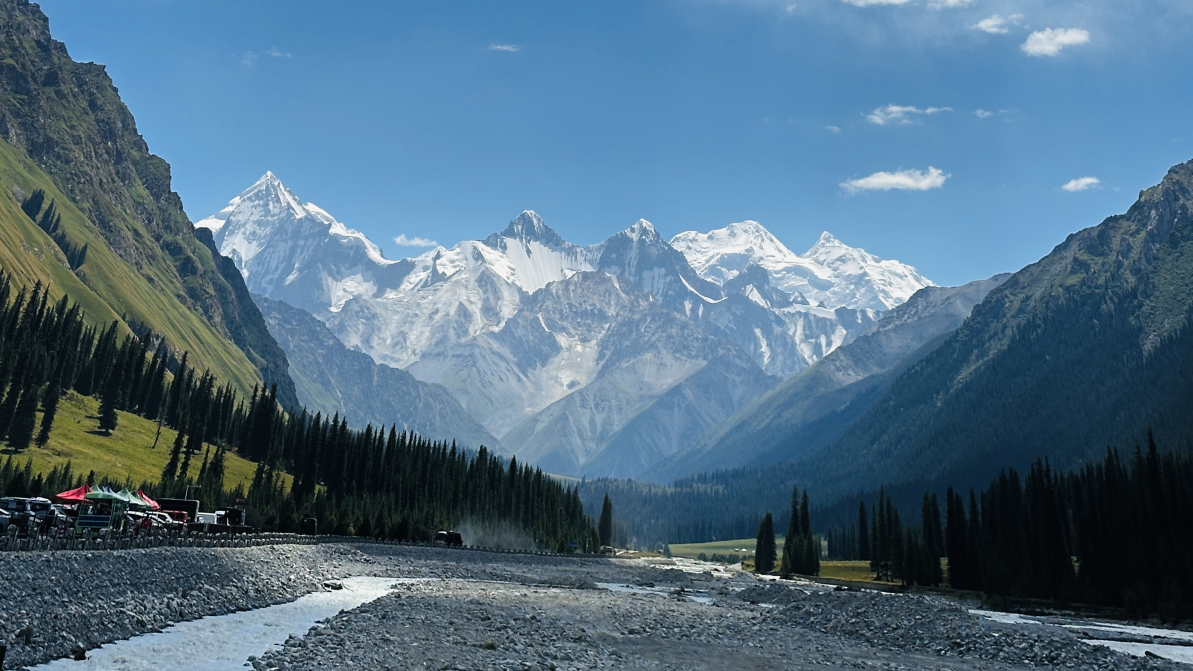
#> input picture xinjiang_trip/xiazha_snow_mountain.jpg, 3579 x 2013 px (shown at 1/3 size)
$ python generate_xinjiang.py
#> lines starting #> are read from the running program, lines starting #| are printed output that depends on the picture
from PIL import Image, ImageDraw, ImageFont
import os
import math

# Configuration
WIDTH = 1080
MARGIN = 30
GAP = 12
BG_COLOR = (255, 255, 255)
RED = (229, 57, 53)
LINE_WIDTH = 4

# Layout rows
usable_w = WIDTH - 2 * MARGIN
row1_h = 300
row2_h = 320
row3_h = 280
row4_h = 260

# Image paths
image_paths = {
    'a': 'route_map.jpg',                  # route map
    'b': 'sayram_lake.jpg',                # Sayram Lake
    'c': 'xiazha_snow_mountain.jpg',       # Xiazha snow mountain
    'e': 'kanas.jpg',                      # Kanas
    'f': 'burqin_bridge.jpg',              # Burqin bridge
    'g': 'kalajun_sheep.jpg',              # Kalajun sheep
    'h': 'duku_highway_meadow.jpg',        # Duku Highway meadow
    'i': 'ghost_city.jpg',                 # Ghost City
    'j': 'starry_camping.jpg',             # starry camping
}

# Create zoomed detail image (d) from Xiazha snow mountain (c)
orig_c = Image.open(image_paths['c']).convert('RGB')
#> orig_c is the input picture: PIL image 3579x2013 RGB; mean R, G, B 81.7, 111.4, 133
ow, oh = orig_c.size
#> ow = 3579; oh = 2013
# Crop a near-square area around the snow-capped peaks to fill the zoom panel
zoom_box = (int(ow * 0.30), int(oh * 0.05), int(ow * 0.70), int(oh * 0.75))
#> zoom_box = (1073, 100, 2505, 1509)
zoom_crop = orig_c.crop(zoom_box)
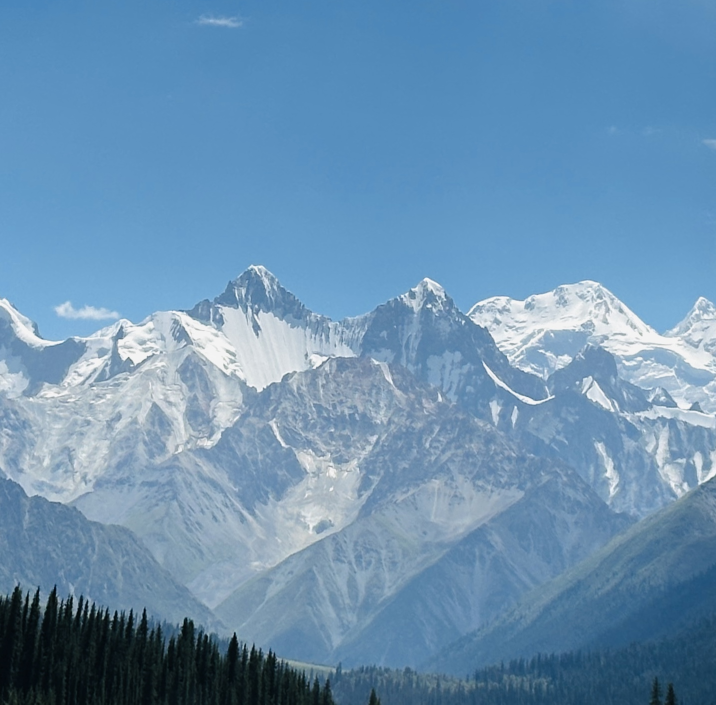
#> zoom_crop: PIL image 1432x1409 RGB (shown at 1/2 size); mean R, G, B 107, 145.4, 177.5
zoom_crop.save('zoom_xiazha_peak.jpg', 'JPEG', quality=95)
image_paths['d'] = 'zoom_xiazha_peak.jpg'

# Load fonts
label_font = ImageFont.truetype("/Library/Fonts/Helvetica.ttc", 28, 1)
caption_font_bold = ImageFont.truetype("/Library/Fonts/Times.ttc", 26, 1)
caption_font = ImageFont.truetype("/Library/Fonts/Times.ttc", 24, 0)

# Caption text
caption_text = (
    "Fig. 1. Highlights of the Xinjiang Road Trip. "
    "(a) Route map of the road trip. "
    "(b) Sayram Lake, the \"last tear of the Atlantic.\" "
    "(c) Snow-capped Tianshan peaks from the Xiazha valley. "
    "(d) Zoomed-in view of the Tianshan snow peak. "
    "(e) The emerald Kanas River winding through forests. "
    "(f) Night view of the fairy-tale bridge in Burqin. "
    "(g) Sheep grazing on the Kalajun grassland. "
    "(h) Green meadows along the Duku Highway. "
    "(i) Yardang landforms at the World Ghost City. "
    "(j) Starry-night camping on the grassland."
)

# Wrap helper using a temporary draw surface
_tmp = Image.new('RGB', (1, 1))
_tmp_draw = ImageDraw.Draw(_tmp)

def text_width(text, font):
    return _tmp_draw.textbbox((0, 0), text, font=font)[2]

def wrap_text(text, font, max_width):
#> called with max_width = 934
    words = text.split(' ')
    lines = []
    current = ""
    for word in words:
        test = current + " " + word if current else word
        if text_width(test, font) <= max_width:
            current = test
        else:
            if current:
                lines.append(current)
            current = word
#> `canvas = Image.new('RGB', (WIDTH, HEIGHT), BG_COLOR)`: canvas: PIL image 1080x1534 RGB; every value is 255
    if current:
        lines.append(current)
    return lines

# Compute caption lines and required height
fig_prefix = "Fig. 1."
prefix_width = text_width(fig_prefix + " ", caption_font_bold)
body_text = caption_text[len(fig_prefix):].strip()
body_lines = wrap_text(body_text, caption_font, usable_w - prefix_width)
lines = [fig_prefix + " " + body_lines[0]] + body_lines[1:]

line_height = 32
caption_top_padding = 24
caption_bottom_padding = 30
caption_h = caption_top_padding + len(lines) * line_height + caption_bottom_padding

HEIGHT = MARGIN + row1_h + GAP + row2_h + GAP + row3_h + GAP + row4_h + caption_h + MARGIN

# Image slots: (x, y, w, h)
# Row 1: (a) route map (1/3) + (b) Sayram Lake (2/3)
# Row 2: (c) Xiazha snow mountain (2/3) + (d) zoomed snow peak (1/3)
# Row 3: (e) Kanas + (f) Burqin bridge + (g) Kalajun sheep
# Row 4: (h) Duku Highway meadow + (i) Ghost City + (j) starry camping
row1_left_w = (usable_w - GAP) // 3
row1_right_w = usable_w - GAP - row1_left_w
row2_left_w = int((usable_w - GAP) * 0.67)
row2_right_w = usable_w - GAP - row2_left_w
row3_col_w = (usable_w - 2 * GAP) // 3
row4_col_w = (usable_w - 2 * GAP) // 3

slots = {
    'a': (MARGIN, MARGIN, row1_left_w, row1_h),
    'b': (MARGIN + row1_left_w + GAP, MARGIN, row1_right_w, row1_h),
    'c': (MARGIN, MARGIN + row1_h + GAP, row2_left_w, row2_h),
    'd': (MARGIN + row2_left_w + GAP, MARGIN + row1_h + GAP, row2_right_w, row2_h),
    'e': (MARGIN, MARGIN + row1_h + GAP + row2_h + GAP, row3_col_w, row3_h),
    'f': (MARGIN + row3_col_w + GAP, MARGIN + row1_h + GAP + row2_h + GAP, row3_col_w, row3_h),
    'g': (MARGIN + 2 * (row3_col_w + GAP), MARGIN + row1_h + GAP + row2_h + GAP, usable_w - 2 * GAP - 2 * row3_col_w, row3_h),
    'h': (MARGIN, MARGIN + row1_h + GAP + row2_h + GAP + row3_h + GAP, row4_col_w, row4_h),
    'i': (MARGIN + row4_col_w + GAP, MARGIN + row1_h + GAP + row2_h + GAP + row3_h + GAP, row4_col_w, row4_h),
    'j': (MARGIN + 2 * (row4_col_w + GAP), MARGIN + row1_h + GAP + row2_h + GAP + row3_h + GAP, usable_w - 2 * GAP - 2 * row4_col_w, row4_h),
}

def load_and_fit(path, target_w, target_h, v_anchor='center'):
#> called with path = 'route_map.jpg', target_w = 336, target_h = 300, v_anchor = 'top'
    img = Image.open(path).convert('RGB')
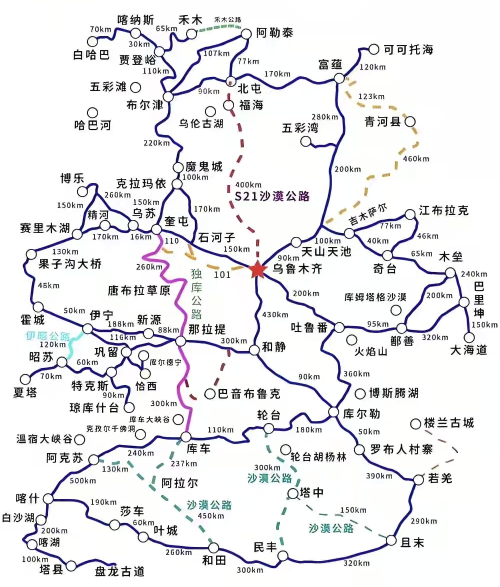
#> input picture xinjiang_trip/route_map.jpg, 1000 x 1174 px (shown at 1/2 size)
#> img is the input picture: PIL image 1000x1174 RGB; mean R, G, B 232.8, 232.6, 234.9
    iw, ih = img.size
#> iw = 1000; ih = 1174
    target_ratio = target_w / target_h
    img_ratio = iw / ih
#> img_ratio = 0.852
    if img_ratio > target_ratio:
        new_w = int(ih * target_ratio)
        left = (iw - new_w) // 2
        img = img.crop((left, 0, left + new_w, ih))
    else:
        new_h = int(iw / target_ratio)
#> new_h = 892
        if v_anchor == 'top':
            top = 0
        elif v_anchor == 'bottom':
            top = ih - new_h
        else:
            top = (ih - new_h) // 2
        img = img.crop((0, top, iw, top + new_h))
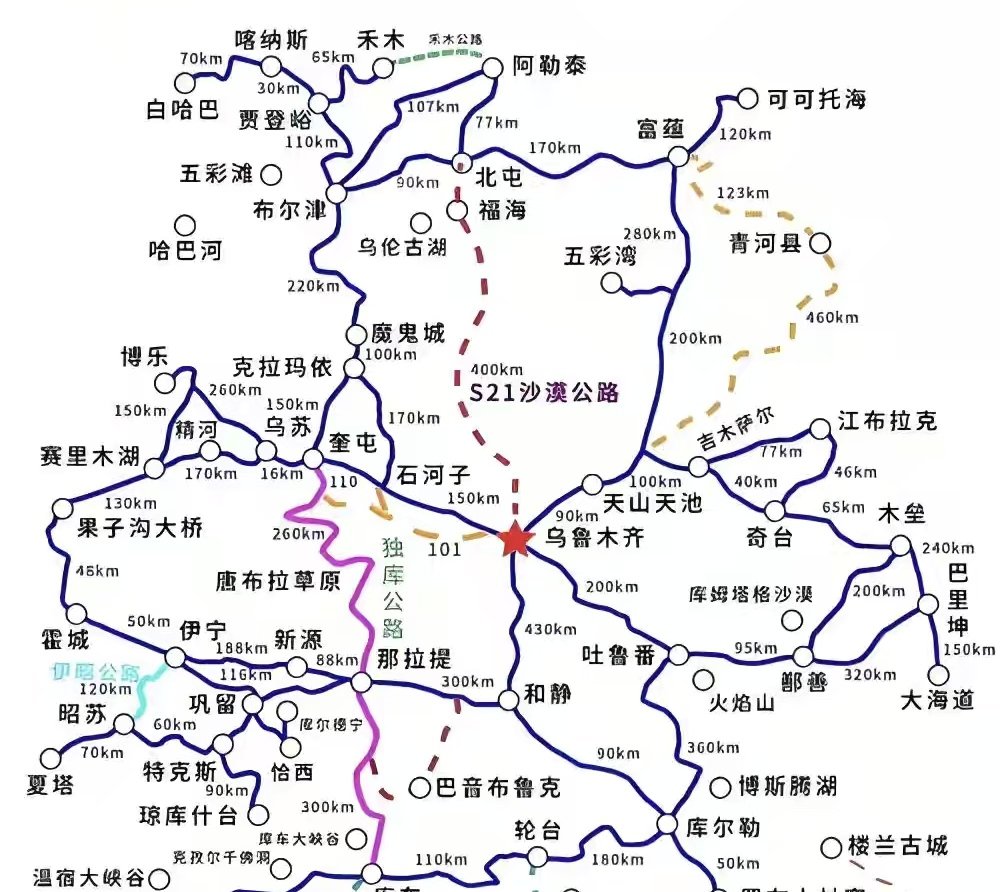
#> img: PIL image 1000x892 RGB; mean R, G, B 232.2, 231.6, 234.2
    return img.resize((target_w, target_h), Image.LANCZOS)
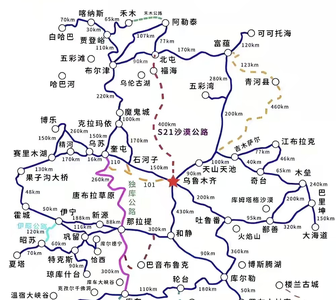
#> returned value: PIL image 336x300 RGB; mean R, G, B 231.5, 230.9, 233.5

def draw_label(draw, x, y, label, font):
    # Fixed-size white background box, flush to top-left corner of the panel
    box_w, box_h = 52, 44
    draw.rectangle([x, y, x + box_w, y + box_h], fill=(255, 255, 255))
    bbox = draw.textbbox((0, 0), label, font=font)
    tw, th = bbox[2] - bbox[0], bbox[3] - bbox[1]
    tx = x + (box_w - tw) // 2
    ty = y + (box_h - th) // 2
    draw.text((tx, ty), label, font=font, fill=(0, 0, 0))

def draw_arrow(draw, x1, y1, x2, y2, color, width=4):
    draw.line([(x1, y1), (x2, y2)], fill=color, width=width)
    angle = math.atan2(y2 - y1, x2 - x1)
    ah = 12
    draw.line([(x2, y2), (x2 - ah * math.cos(angle - math.pi/6), y2 - ah * math.sin(angle - math.pi/6))], fill=color, width=width)
    draw.line([(x2, y2), (x2 - ah * math.cos(angle + math.pi/6), y2 - ah * math.sin(angle + math.pi/6))], fill=color, width=width)

def draw_dashed_line(draw, x1, y1, x2, y2, color, width=4, dash=12, gap=8):
    dx = x2 - x1
    dy = y2 - y1
    dist = math.hypot(dx, dy)
    if dist == 0:
        return
    ux, uy = dx / dist, dy / dist
    pos = 0
    while pos < dist:
        start_x = x1 + ux * pos
        start_y = y1 + uy * pos
        end_pos = min(pos + dash, dist)
        end_x = x1 + ux * end_pos
        end_y = y1 + uy * end_pos
        draw.line([(start_x, start_y), (end_x, end_y)], fill=color, width=width)
        pos += dash + gap

def draw_dashed_rect(draw, x1, y1, x2, y2, color, width=4, dash=12, gap=8):
    draw_dashed_line(draw, x1, y1, x2, y1, color, width, dash, gap)
    draw_dashed_line(draw, x2, y1, x2, y2, color, width, dash, gap)
    draw_dashed_line(draw, x2, y2, x1, y2, color, width, dash, gap)
    draw_dashed_line(draw, x1, y2, x1, y1, color, width, dash, gap)

def draw_red_annotation(draw, img_x, img_y, img_w, img_h, label, rel_start, rel_end):
    sx = img_x + int(rel_start[0] * img_w)
    sy = img_y + int(rel_start[1] * img_h)
    ex = img_x + int(rel_end[0] * img_w)
    ey = img_y + int(rel_end[1] * img_h)
    draw_arrow(draw, sx, sy, ex, ey, RED, width=LINE_WIDTH)
    font = ImageFont.truetype("/Library/Fonts/Helvetica.ttc", 24, 1)
    bbox = draw.textbbox((0, 0), label, font=font)
    tw, th = bbox[2] - bbox[0], bbox[3] - bbox[1]
    # Dark outline for readability, no white background
    for dx, dy in [(-1, -1), (-1, 1), (1, -1), (1, 1), (0, -1), (0, 1), (-1, 0), (1, 0)]:
        draw.text((sx + dx, sy - th - 4 + dy), label, font=font, fill=(50, 50, 50))
    draw.text((sx, sy - th - 4), label, font=font, fill=RED)

# Create canvas
canvas = Image.new('RGB', (WIDTH, HEIGHT), BG_COLOR)
draw = ImageDraw.Draw(canvas)

# Place images
for key, (x, y, w, h) in slots.items():
    if key == 'a':
        img = load_and_fit(image_paths[key], w, h, v_anchor='top')
    else:
        img = load_and_fit(image_paths[key], w, h)
    canvas.paste(img, (x, y))
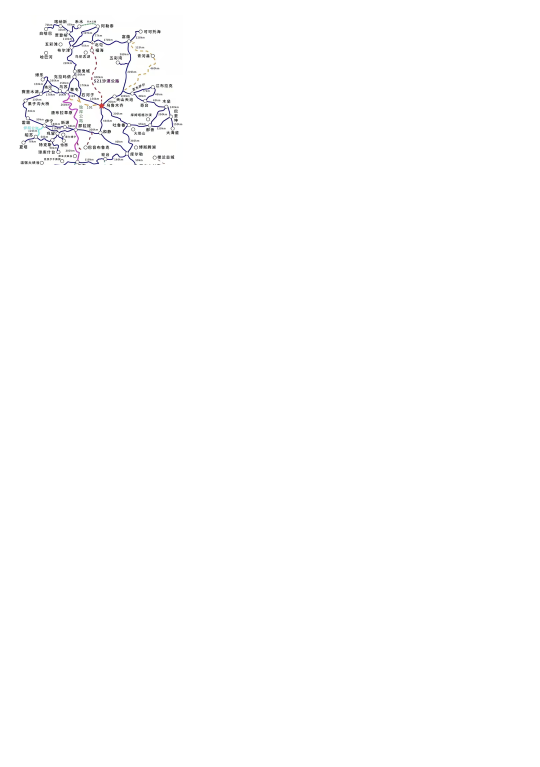
#> canvas: PIL image 1080x1534 RGB (shown at 1/2 size); mean R, G, B 253.6, 253.5, 253.7
    draw_label(draw, x, y, f'({key})', label_font)
#> pass 2 of the loop `for key, (x, y, w, h) in slots.items():`:
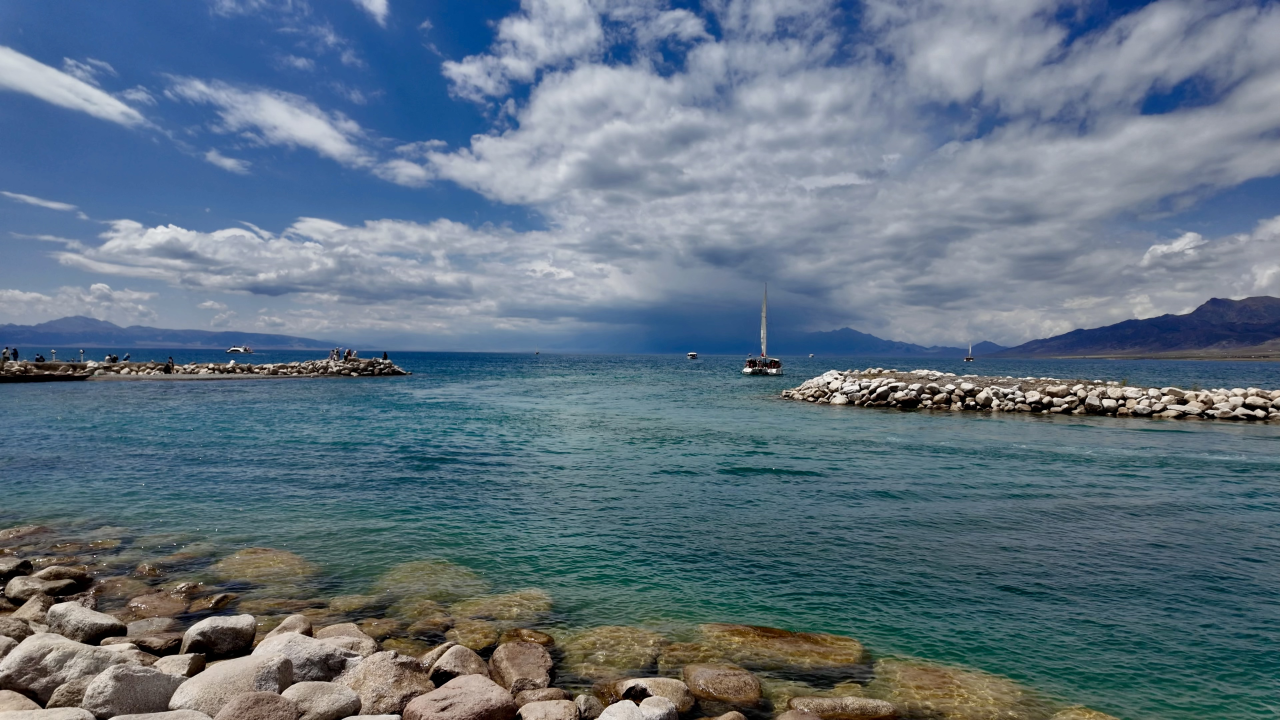
#> input picture xinjiang_trip/sayram_lake.jpg, 3840 x 2160 px (shown at 1/3 size)
#> in load_and_fit, img is the input picture: PIL image 3840x2160 RGB; mean R, G, B 97.1, 115.1, 130.1
#> img: PIL image 3840x1714 RGB
#> in load_and_fit (call 2), `return img.resize((target_w, target_h), Image.LANCZOS)`:
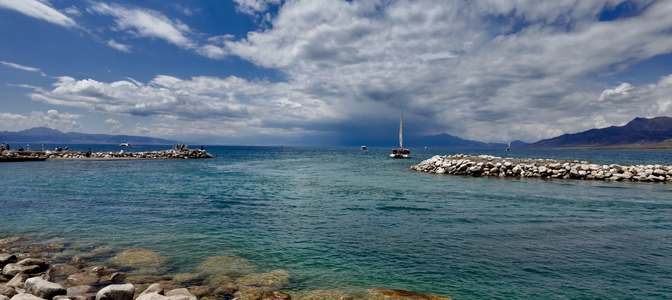
#> returned value: PIL image 672x300 RGB; mean R, G, B 96.8, 116.5, 132.2
#> `canvas.paste(img, (x, y))`:
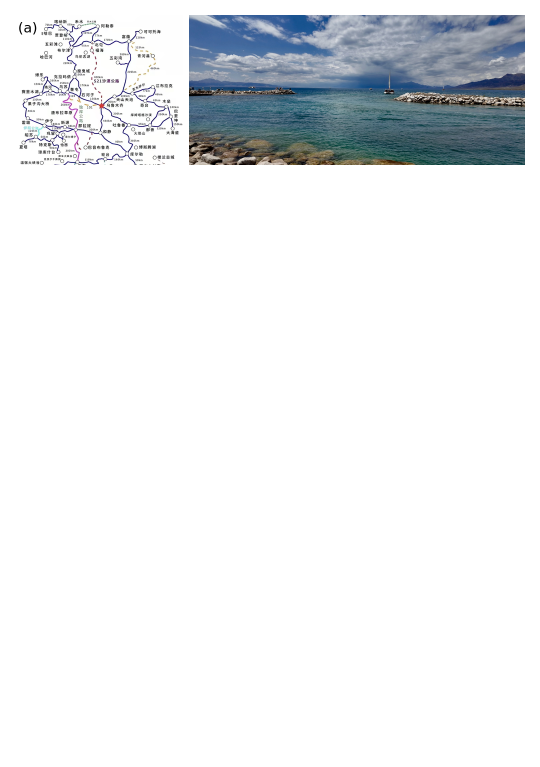
#> canvas: PIL image 1080x1534 RGB (shown at 1/2 size); mean R, G, B 234.3, 236.6, 238.7
#> (the run stopped early here; a loop or call above may not have finished)
